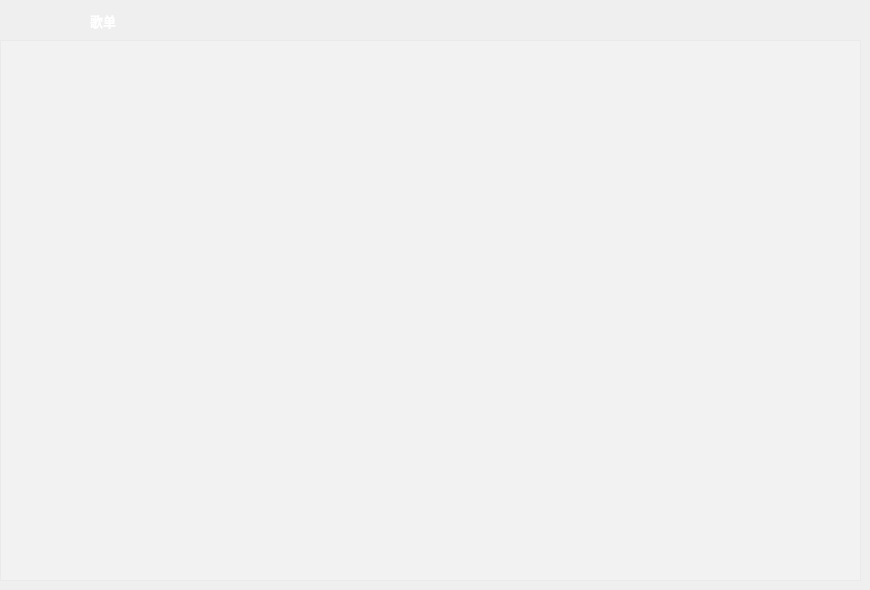
   <widget class="QWidget" name="page_3">
    <widget class="MusicListWidget" name="musicListWidget">
     <property name="geometry">
      <rect>
       <x>0</x>
       <y>40</y>
       <width>861</width>
       <height>541</height>
      </rect>
     </property>
     <property name="font">
      <font>
       <weight>75</weight>
       <bold>true</bold>
      </font>
     </property>
     <property name="styleSheet">
      <string notr="true">color: rgb(255, 255, 255);
background-color: rgba(255, 255, 255, 50);
</string>
     </property>
     <property name="inputMethodHints">
      <set>Qt::ImhNone</set>
     </property>
     <property name="horizontalScrollBarPolicy">
      <enum>Qt::ScrollBarAlwaysOff</enum>
     </property>
     <property name="sizeAdjustPolicy">
      <enum>QAbstractScrollArea::AdjustToContentsOnFirstShow</enum>
     </property>
     <property name="selectionMode">
      <enum>QAbstractItemView::SingleSelection</enum>
     </property>
     <property name="isWrapping" stdset="0">
      <bool>false</bool>
     </property>
     <property name="wordWrap">
      <bool>false</bool>
     </property>
     <property name="selectionRectVisible">
      <bool>false</bool>
     </property>
     <property name="sortingEnabled">
      <bool>false</bool>
     </property>
    </widget>
    <widget class="QLabel" name="musicListNameLabel">
     <property name="enabled">
      <bool>true</bool>
     </property>
     <property name="geometry">
      <rect>
       <x>90</x>
       <y>0</y>
       <width>731</width>
       <height>41</height>
      </rect>
     </property>
     <property name="font">
      <font>
       <family>Microsoft YaHei</family>
       <pointsize>10</pointsize>
       <weight>75</weight>
       <italic>false</italic>
       <bold>true</bold>
      </font>
     </property>
     <property name="styleSheet">
      <string notr="true">color:rgb(255, 255, 255);
</string>
     </property>
     <property name="text">
      <string>歌单</string>
     </property>
     <property name="alignment">
      <set>Qt::AlignLeading|Qt::AlignLeft|Qt::AlignVCenter</set>
     </property>
    </widget>
    <widget class="QPushButton" name="btnAddtoMusicList">
     <property name="geometry">
      <rect>
       <x>0</x>
       <y>0</y>
       <width>35</width>
       <height>41</height>
      </rect>
     </property>
     <property name="minimumSize">
      <size>
       <width>35</width>
       <height>35</height>
      </size>
     </property>
     <property name="cursor">
      <cursorShape>PointingHandCursor</cursorShape>
     </property>
     <property name="toolTip">
      <string>添加音乐</string>
     </property>
     <property name="styleSheet">
      <string notr="true">QPushButton
{
background-image: url(:/image/image/image/add.png);
background-repeat:no-repeat;
background-position:center center;
border:none;
}

QPushButton:hover{
background-image: url(:/image/image/image-hover/add-hover.png);
background-repeat:no-repeat;
background-position:center center;
}

QPushButton:pressed{
background-image: url(:/image/image/image/add.png);
background-repeat:no-repeat;
background-position:center center;
}
</string>
     </property>
     <property name="text">
      <string/>
     </property>
    </widget>
    <widget class="QWidget" name="layoutWidget_3">
     <property name="geometry">
      <rect>
       <x>670</x>
       <y>0</y>
       <width>155</width>
       <height>41</height>
      </rect>
     </property>
     <layout class="QHBoxLayout" name="horizontalLayout_5">
      <item>
       <widget class="QPushButton" name="btnSortSinger_4">
        <property name="font">
         <font>
          <family>Microsoft YaHei</family>
          <pointsize>10</pointsize>
          <weight>75</weight>
          <bold>true</bold>
         </font>
        </property>
        <property name="cursor">
         <cursorShape>PointingHandCursor</cursorShape>
        </property>
        <property name="toolTip">
         <string>按歌手名排序</string>
        </property>
        <property name="styleSheet">
         <string notr="true"/>
        </property>
        <property name="text">
         <string/>
        </property>
        <property name="icon">
         <iconset resource="imagefile.qrc">
          <normaloff>:/image/image/image/singer.png</normaloff>:/image/image/image/singer.png</iconset>
        </property>
        <property name="iconSize">
         <size>
          <width>25</width>
          <height>25</height>
         </size>
        </property>
        <property name="flat">
         <bool>true</bool>
        </property>
       </widget>
      </item>
      <item>
       <widget class="QPushButton" name="btnSortTitle_4">
        <property name="font">
         <font>
          <family>Microsoft YaHei</family>
          <pointsize>10</pointsize>
          <weight>75</weight>
          <bold>true</bold>
         </font>
        </property>
        <property name="cursor">
         <cursorShape>PointingHandCursor</cursorShape>
        </property>
        <property name="toolTip">
         <string>按歌曲名排序</string>
        </property>
        <property name="styleSheet">
         <string notr="true"/>
        </property>
        <property name="text">
         <string/>
        </property>
        <property name="icon">
         <iconset resource="imagefile.qrc">
          <normaloff>:/image/image/image/sort-alpha-asc_ea48_ether.png</normaloff>:/image/image/image/sort-alpha-asc_ea48_ether.png</iconset>
        </property>
        <property name="iconSize">
         <size>
          <width>30</width>
          <height>30</height>
         </size>
        </property>
        <property name="flat">
         <bool>true</bool>
        </property>
       </widget>
      </item>
      <item>
       <widget class="QPushButton" name="btnSortDuration_4">
        <property name="font">
         <font>
          <family>Microsoft YaHei</family>
          <pointsize>10</pointsize>
          <weight>75</weight>
          <bold>true</bold>
         </font>
        </property>
        <property name="cursor">
         <cursorShape>PointingHandCursor</cursorShape>
        </property>
        <property name="toolTip">
         <string>按时长排序</string>
        </property>
        <property name="styleSheet">
         <string notr="true"/>
        </property>
        <property name="text">
         <string/>
        </property>
        <property name="icon">
         <iconset resource="imagefile.qrc">
          <normaloff>:/image/image/image/duration.png</normaloff>:/image/image/image/duration.png</iconset>
        </property>
        <property name="iconSize">
         <size>
          <width>25</width>
          <height>25</height>
         </size>
        </property>
        <property name="flat">
         <bool>true</bool>
        </property>
       </widget>
      </item>
     </layout>
    </widget>
    <widget class="QPushButton" name="btnNeaten_3">
     <property name="geometry">
      <rect>
       <x>590</x>
       <y>0</y>
       <width>41</width>
       <height>41</height>
      </rect>
     </property>
     <property name="font">
      <font>
       <family>Microsoft YaHei</family>
       <pointsize>10</pointsize>
       <weight>75</weight>
       <bold>true</bold>
      </font>
     </property>
     <property name="cursor">
      <cursorShape>PointingHandCursor</cursorShape>
     </property>
     <property name="toolTip">
      <string>整理歌曲（排序且去除重复）</string>
     </property>
     <property name="styleSheet">
      <string notr="true"/>
     </property>
     <property name="text">
      <string/>
     </property>
     <property name="icon">
      <iconset resource="imagefile.qrc">
       <normaloff>:/image/image/image/remove_dup.png</normaloff>:/image/image/image/remove_dup.png</iconset>
     </property>
     <property name="iconSize">
      <size>
       <width>25</width>
       <height>25</height>
      </size>
     </property>
     <property name="flat">
      <bool>true</bool>
     </property>
    </widget>
    <widget class="QPushButton" name="btnClear_4">
     <property name="geometry">
      <rect>
       <x>40</x>
       <y>0</y>
       <width>31</width>
       <height>41</height>
      </rect>
     </property>
     <property name="font">
      <font>
       <family>Microsoft YaHei</family>
       <pointsize>10</pointsize>
       <weight>75</weight>
       <bold>true</bold>
      </font>
     </property>
     <property name="cursor">
      <cursorShape>PointingHandCursor</cursorShape>
     </property>
     <property name="toolTip">
      <string>清空当前列表</string>
     </property>
     <property name="styleSheet">
      <string notr="true"/>
     </property>
     <property name="text">
      <string/>
     </property>
     <property name="icon">
      <iconset resource="imagefile.qrc">
       <normaloff>:/image/image/image/clear.png</normaloff>:/image/image/image/clear.png</iconset>
     </property>
     <property name="iconSize">
      <size>
       <width>25</width>
       <height>25</height>
      </size>
     </property>
     <property name="flat">
      <bool>true</bool>
     </property>
    </widget>
   </widget>
